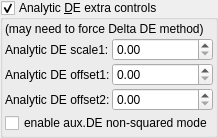
    <widget class="MyGroupBox" name="groupCheck_analyticDE_enabled_false">
     <property name="toolTip">
      <string/>
     </property>
     <property name="title">
      <string>Analytic &amp;DE extra controls</string>
     </property>
     <property name="checkable">
      <bool>true</bool>
     </property>
     <layout class="QVBoxLayout" name="verticalLayout_52">
      <property name="spacing">
       <number>2</number>
      </property>
      <property name="leftMargin">
       <number>2</number>
      </property>
      <property name="topMargin">
       <number>2</number>
      </property>
      <property name="rightMargin">
       <number>2</number>
      </property>
      <property name="bottomMargin">
       <number>2</number>
      </property>
      <item>
       <widget class="QLabel" name="label">
        <property name="text">
         <string>(may need to force Delta DE method)</string>
        </property>
        <property name="wordWrap">
         <bool>true</bool>
        </property>
       </widget>
      </item>
      <item>
       <layout class="QGridLayout" name="gridLayout_26" columnstretch="0,0,1">
        <property name="spacing">
         <number>2</number>
        </property>
        <item row="1" column="1">
         <widget class="QLabel" name="label_177">
          <property name="text">
           <string>Analytic DE offset1:</string>
          </property>
         </widget>
        </item>
        <item row="0" column="1">
         <widget class="QLabel" name="label_176">
          <property name="text">
           <string>Analytic DE scale1:</string>
          </property>
         </widget>
        </item>
        <item row="2" column="1">
         <widget class="QLabel" name="label_178">
          <property name="text">
           <string>Analytic DE offset2:</string>
          </property>
         </widget>
        </item>
        <item row="0" column="2">
         <widget class="MyDoubleSpinBox" name="spinbox_analyticDE_scale_1">
          <property name="sizePolicy">
           <sizepolicy hsizetype="Minimum" vsizetype="Maximum">
            <horstretch>0</horstretch>
            <verstretch>0</verstretch>
           </sizepolicy>
          </property>
          <property name="prefix">
           <string/>
          </property>
          <property name="suffix">
           <string/>
          </property>
          <property name="decimals">
           <number>2</number>
          </property>
          <property name="minimum">
           <double>0.000000000000000</double>
          </property>
          <property name="maximum">
           <double>99.000000000000000</double>
          </property>
          <property name="singleStep">
           <double>0.100000000000000</double>
          </property>
         </widget>
        </item>
        <item row="1" column="2">
         <widget class="MyDoubleSpinBox" name="spinbox_analyticDE_offset_1">
          <property name="sizePolicy">
           <sizepolicy hsizetype="Minimum" vsizetype="Maximum">
            <horstretch>0</horstretch>
            <verstretch>0</verstretch>
           </sizepolicy>
          </property>
          <property name="prefix">
           <string/>
          </property>
          <property name="suffix">
           <string/>
          </property>
          <property name="decimals">
           <number>2</number>
          </property>
          <property name="minimum">
           <double>0.000000000000000</double>
          </property>
          <property name="maximum">
           <double>99.000000000000000</double>
          </property>
          <property name="singleStep">
           <double>0.100000000000000</double>
          </property>
         </widget>
        </item>
        <item row="2" column="2">
         <widget class="MyDoubleSpinBox" name="spinbox_analyticDE_offset_2">
          <property name="sizePolicy">
           <sizepolicy hsizetype="Minimum" vsizetype="Maximum">
            <horstretch>0</horstretch>
            <verstretch>0</verstretch>
           </sizepolicy>
          </property>
          <property name="prefix">
           <string/>
          </property>
          <property name="suffix">
           <string/>
          </property>
          <property name="decimals">
           <number>2</number>
          </property>
          <property name="minimum">
           <double>0.000000000000000</double>
          </property>
          <property name="maximum">
           <double>99.000000000000000</double>
          </property>
          <property name="singleStep">
           <double>0.100000000000000</double>
          </property>
         </widget>
        </item>
       </layout>
      </item>
      <item>
       <widget class="MyCheckBox" name="checkBox_transf_function_enabledAy_false">
        <property name="text">
         <string>enable aux.DE non-squared mode</string>
        </property>
       </widget>
      </item>
     </layout>
    </widget>
